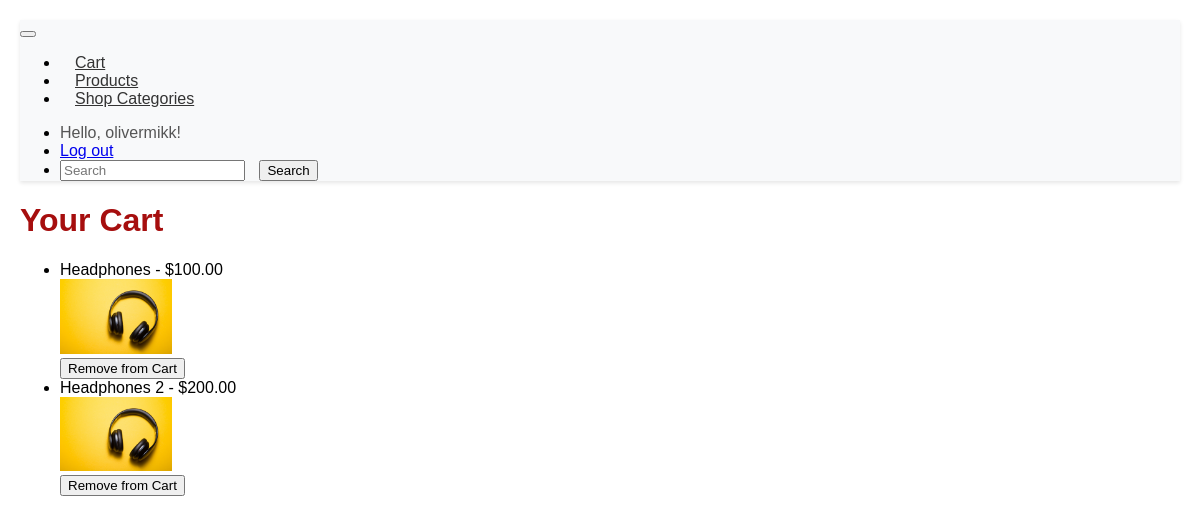
Screenshot of /shop/cart/ (signed in) with the database file from the repository.
### shop/models.py (models this page shows, shortened)
class Product(models.Model):
    name = models.SlugField(max_length=255, unique=True)
    description = models.TextField()
    price = models.DecimalField(max_digits=10, decimal_places=2)
    category = models.ForeignKey(Category, on_delete=models.CASCADE)
    image = models.ImageField(upload_to='images', null=True)

### shop/views.py (the view)
# urls.py: path('cart/', views.cart, name='cart'),
def cart(request):
    if request.user.is_authenticated:
        cart, created = Cart.objects.get_or_create(user=request.user)
        return render(request, 'shop/cart.html', {'user': request.user, 'cart': cart})
    else:
        return render(request, 'shop/cart.html', {'user': None, 'cart': None})

### shop/templates/shop/cart.html (shortened to what this page needs)
{% load static %}
<!DOCTYPE html>
<html lang="en">
<head>
    <link rel="stylesheet" type="text/css" href="{% static 'css/style.css' %}">
</head>
<body>
    {% include 'shop/navBar.html' %}
    {% block content %}
    <h1>Your Cart</h1>
    {% if user.is_authenticated %}
    {% if cart.products.all %}
    <ul>
        {% for product in cart.products.all %}
        <li>
            {{ product.name }} - ${{ product.price }}
            <div class="product-item-cart img">
                <img alt="" src="{{ product.image.url }}">
            </div>
            <form method="post" action="{% url 'shop:remove_from_cart' name=product.name %}">
                <button type="submit">Remove from Cart</button>
            </form>
        </li>
        {% endfor %}
    </ul>
    {% else %}
    <p>Your cart is empty.</p>
    {% endif %}
    {% else %}
    <p>Please log in to view your cart.</p>
    {% endif %}
    {% endblock %}
</body>
</html>

### shop/templates/shop/navBar.html (shortened to what this page needs)
{% load static %}
<link rel="stylesheet" type="text/css" href="{% static 'css/style.css' %}">
<nav class="navbar navbar-expand-lg navbar-light bg-light">
    <div class="container">
      <button class="navbar-toggler" type="button" data-toggle="collapse" data-target="#navbarNav"
        aria-controls="navbarNav" aria-expanded="false" aria-label="Toggle navigation">
      </button>
      <div class="collapse navbar-collapse" id="navbarNav">
        <ul class="navbar-nav mr-auto">
          <li class="nav-item">
            <a class="nav-link" href="{% url 'shop:cart' %}">Cart</a>
          </li>
          <li class="nav-item">
            <a class="nav-link" href="{% url 'shop:products' %}">Products</a>
          </li>
          <li class="nav-item dropdown">
            <a class="nav-link dropdown-toggle" href="#" id="navbarDropdown" role="button"
              data-toggle="dropdown" aria-haspopup="true" aria-expanded="false">
              Shop Categories
            </a>
          </li>
        </ul>
        <ul class="navbar-nav">
          {% if user.is_authenticated %}
            <li class="nav-item">
              <span class="navbar-text">Hello, {{ user.username }}!</span>
            </li>
            <li class="nav-item">
              <a href="{% url 'home' %}?next=/">Log out</a>
            </li>
          {% endif %}
          <li class="nav-item">
            <form class="form-inline my-2 my-lg-0">
              <input class="form-control mr-sm-2" type="search" placeholder="Search" aria-label="Search">
              <button class="btn btn-outline-success my-2 my-sm-0" type="submit">Search</button>
            </form>
          </li>
        </ul>
      </div>
    </div>
  </nav>

### static/css/style.css (style rules this page uses)
body { font-family: 'Arial', sans-serif; margin: 20px; }
h1 { color: #a60e0e; }
.product-item-cart img { max-width: 10%; height: auto; }
.navbar { background-color: #f8f9fa; box-shadow: 0 2px 4px rgba(0, 0, 0, 0.1); }
.navbar-nav { margin-left: auto; }
.navbar-nav .nav-link { color: #333; padding: 8px 15px; }
.navbar-text { margin-right: 15px; color: #555; }
.form-inline input, .form-inline button { margin-right: 10px; }

### rows the page displays
Product: name "Headphones", price "100.00", image (picture)
Product: name "Headphones 2", price "200.00", image (picture)

### other values shown
{{ user.username }} "olivermikk"
